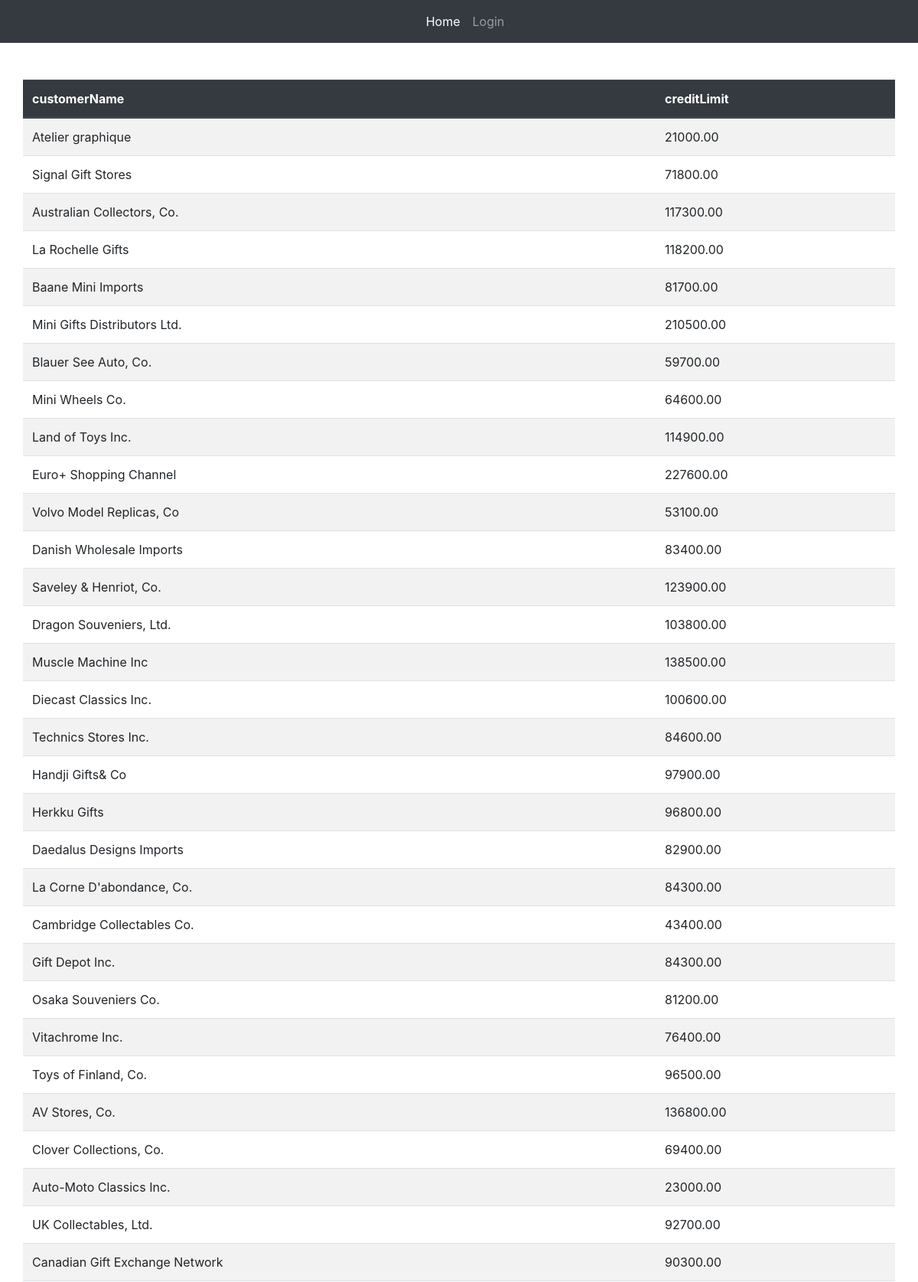
The page /customers.php (upper part) on the database its author committed.
### tables this page shows
CREATE TABLE `customers` (
  `customerNumber` int(11) NOT NULL,
  `customerName` varchar(50) NOT NULL,
  `CustomerPass` varchar(50) NOT NULL DEFAULT '1234567',
  `contactLastName` varchar(50) NOT NULL,
  `contactFirstName` varchar(50) NOT NULL,
  `phone` varchar(50) NOT NULL,
  `addressLine1` varchar(50) NOT NULL,
  `addressLine2` varchar(50) DEFAULT NULL,
  `city` varchar(50) NOT NULL,
  `state` varchar(50) DEFAULT NULL,
  `postalCode` varchar(15) DEFAULT NULL,
  `country` varchar(50) NOT NULL,
  `salesRepEmployeeNumber` int(11) DEFAULT NULL,
  `creditLimit` decimal(10,2) DEFAULT NULL
);

### connection.php (called while the page is built, shortened)
<?php
include "navbar.php";
?>

### customers.php (the view, shortened to what this page needs)
<?php
include "connection.php";
?>
<table class="container table table-striped mt-5">
  <thead class="thead-dark">
    <tr>
      <th scope="col">customerName</th>
      <th scope="col">creditLimit</th>
    </tr>
  </thead>
  <tbody>
<?php
$query = "SELECT customerName , creditLimit
FROM customers
WHERE creditLimit>20000
";
$result = $conn->query($query);
if ($result->num_rows > 0) {
    while($row = $result->fetch_assoc()) {
?>
    <tr>
    <td><?php echo $row['customerName'] ?></td>
    <td><?php echo $row['creditLimit'] ?></td>
    </tr>
<?php
    }
} else {
    echo "0 results";
}
?>
  </tbody>
</table>

### navbar.php (shortened to what this page needs)
<!doctype html>
<html lang="en">
  <head>
    <link rel="stylesheet" href="css/bootstrap.min.css">
    <link rel="stylesheet" href="css/style.css">
  </head>
  <body>
  <nav class="navbar navbar-expand-lg navbar-dark bg-dark">
  <div class="collapse navbar-collapse" id="navbarSupportedContent">
    <ul class="navbar-nav m-auto">
    <?php
      if(!isset($_SESSION['userName']))
      {
        ?>
      <li class="nav-item active">
        <a class="nav-link" href="home.php">Home <span class="sr-only">(current)</span></a>
      </li>
      <li class="nav-item">
        <a class="nav-link" href="login.php">Login </a>
      </li>
        <?php
      }
    ?>
    </ul>
  </div>
</nav>
  </body>
</html>

### rows shown on the page
customers: customerName "Atelier graphique", creditLimit "21000.00"
customers: customerName "Signal Gift Stores", creditLimit "71800.00"
customers: customerName "Australian Collectors, Co.", creditLimit "117300.00"
customers: customerName "La Rochelle Gifts", creditLimit "118200.00"
customers: customerName "Baane Mini Imports", creditLimit "81700.00"
customers: customerName "Mini Gifts Distributors Ltd.", creditLimit "210500.00"
customers: customerName "Blauer See Auto, Co.", creditLimit "59700.00"
customers: customerName "Mini Wheels Co.", creditLimit "64600.00"
customers: customerName "Land of Toys Inc.", creditLimit "114900.00"
customers: customerName "Euro+ Shopping Channel", creditLimit "227600.00"
customers: customerName "Volvo Model Replicas, Co", creditLimit "53100.00"
customers: customerName "Danish Wholesale Imports", creditLimit "83400.00"
customers: customerName "Saveley & Henriot, Co.", creditLimit "123900.00"
customers: customerName "Dragon Souveniers, Ltd.", creditLimit "103800.00"
customers: customerName "Muscle Machine Inc", creditLimit "138500.00"
customers: customerName "Diecast Classics Inc.", creditLimit "100600.00"
customers: customerName "Technics Stores Inc.", creditLimit "84600.00"
customers: customerName "Handji Gifts& Co", creditLimit "97900.00"
customers: customerName "Herkku Gifts", creditLimit "96800.00"
customers: customerName "Daedalus Designs Imports", creditLimit "82900.00"
customers: customerName "La Corne D'abondance, Co.", creditLimit "84300.00"
customers: customerName "Cambridge Collectables Co.", creditLimit "43400.00"
customers: customerName "Gift Depot Inc.", creditLimit "84300.00"
customers: customerName "Osaka Souveniers Co.", creditLimit "81200.00"
customers: customerName "Vitachrome Inc.", creditLimit "76400.00"
customers: customerName "Toys of Finland, Co.", creditLimit "96500.00"
customers: customerName "AV Stores, Co.", creditLimit "136800.00"
customers: customerName "Clover Collections, Co.", creditLimit "69400.00"
customers: customerName "Auto-Moto Classics Inc.", creditLimit "23000.00"
customers: customerName "UK Collectables, Ltd.", creditLimit "92700.00"
customers: customerName "Canadian Gift Exchange Network", creditLimit "90300.00"
